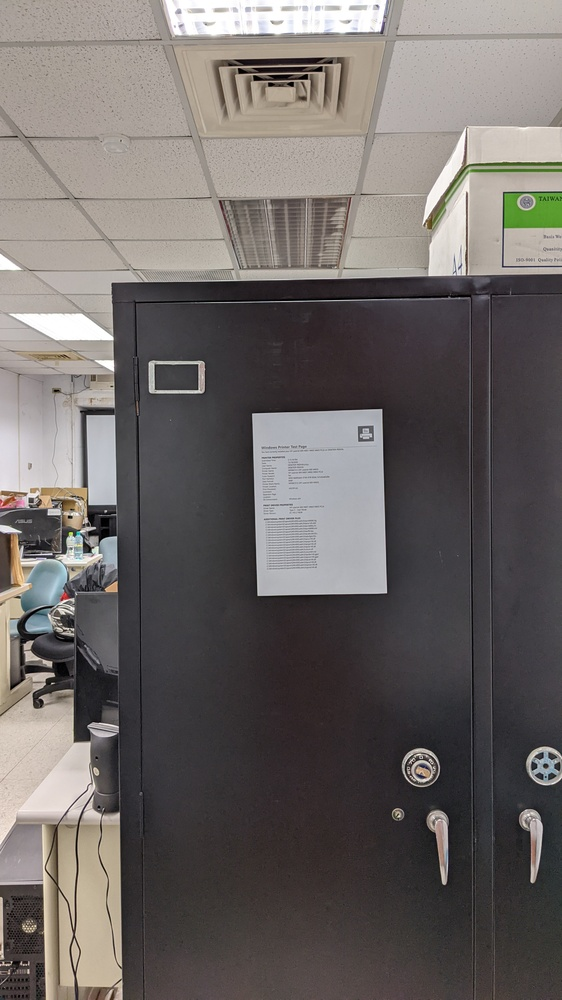
//> input picture Linear Algebra/hw4/data.jpg, 562 x 1000 px, shrunk from 2268 x 4032 before the run
$ ./Source ../hw4/data.jpg out.png   (built with g++ and OpenCV 4)
//> lines starting //> are read from the running program, lines starting //| are printed output that depends on the picture
#include <iostream>
#include <opencv2/opencv.hpp>
#include <math.h>

using namespace std;
using namespace cv;

Vec4i get_line(vector<Vec4i> lines, double& slope)
{
	double maxval = 0, temp;
	Vec4i reline;

	for (auto& i : lines)
	{
		temp = sqrt(pow(i[2] - i[0], 2.0) + pow(i[3] - i[1], 2.0));
		if (temp >= maxval) maxval = temp, reline = i;
	}

	slope = (double)(reline[3] - reline[1]) / (double)(reline[2] - reline[0]);

	return reline;
}

int main(int argc, char* argv[])
{
	Mat img = imread(argv[1], 1);
//> img is the input picture: 1000 rows x 562 cols, CV_8UC3; mean B, G, R 101.4, 103.5, 108.9

	Mat CannyImg, Imgc, dst;
	vector<Vec4i> Lines;

	cvtColor(img, Imgc, COLOR_BGR2GRAY);
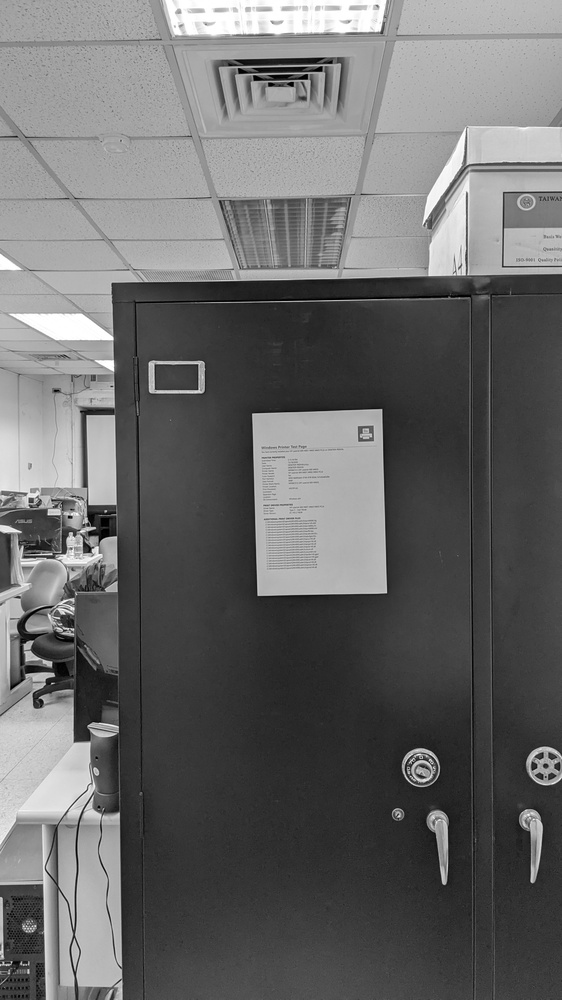
//> Imgc: 1000 rows x 562 cols, CV_8UC1; min 0, max 255, mean 104.9
	Canny(Imgc, CannyImg, 500, 100);
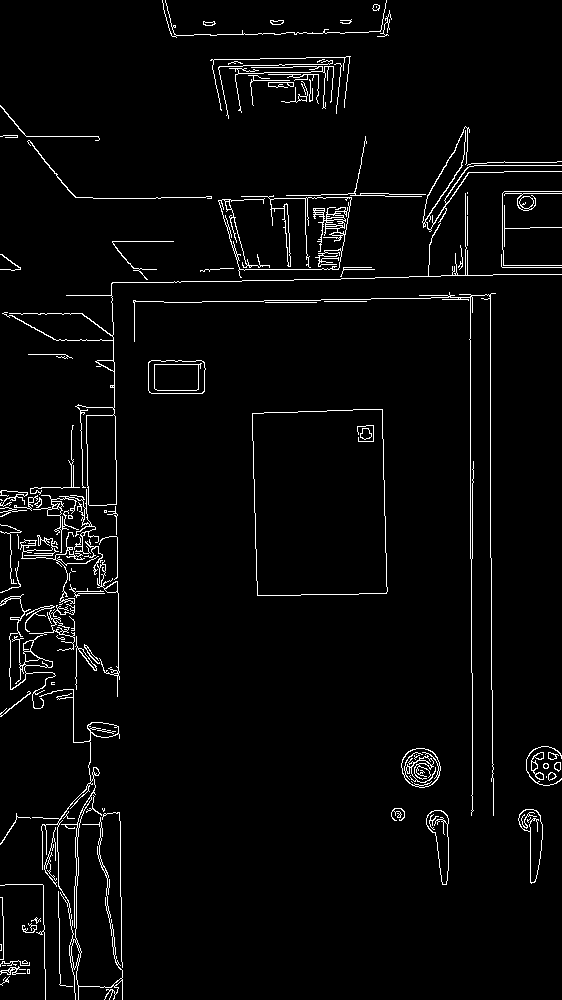
//> CannyImg: 1000 rows x 562 cols, CV_8UC1; 3.2% white in thin lines or dots

	HoughLinesP(CannyImg, Lines, 1, CV_PI / 180, 250, 200, 10);
//> Lines = 2 lines (x1, y1, x2, y2): [490, 557, 490, 294], [470, 558, 470, 294]

	double slope;
	Vec4i reline = get_line(Lines, slope);
//> the loop in get_line, `for (auto& i : lines)` made 2 passes
//> (temp, maxval, reline) on passes 1 to 2: (263, 263, [490, 557, 490, 294]), (264, 264, [470, 558, 470, 294])
//> after the loop in get_line, `for (auto& i : lines)`: maxval = 264
//> in get_line, `slope = (double)(reline[3] - reline[1]) / (double)(reline[2] - reline[..`: slope = -inf
//> slope = -inf; reline = [470, 558, 470, 294]
	//line(Imgsss, Point(reline[0], reline[1]), Point(reline[2], reline[3]), Scalar(0, 0, 255), 2, 8);

	slope = atan(slope) * 180 / CV_PI;
//> slope = -90
	slope += (slope > 0 ? -90 : 90);
//> slope = 0

	Point2f center(img.cols / 2, img.rows / 2);
//> center = Point(281, 500)
	Mat rot_mat = getRotationMatrix2D(center, slope, 1.0);
//> rot_mat = [[1, 0, 0], [0, 1, 0]]
	warpAffine(img, dst, rot_mat, img.size());

	//imshow("a", dst);
	//waitKey(0);
	imwrite(argv[2], dst);

	return 0;
}
